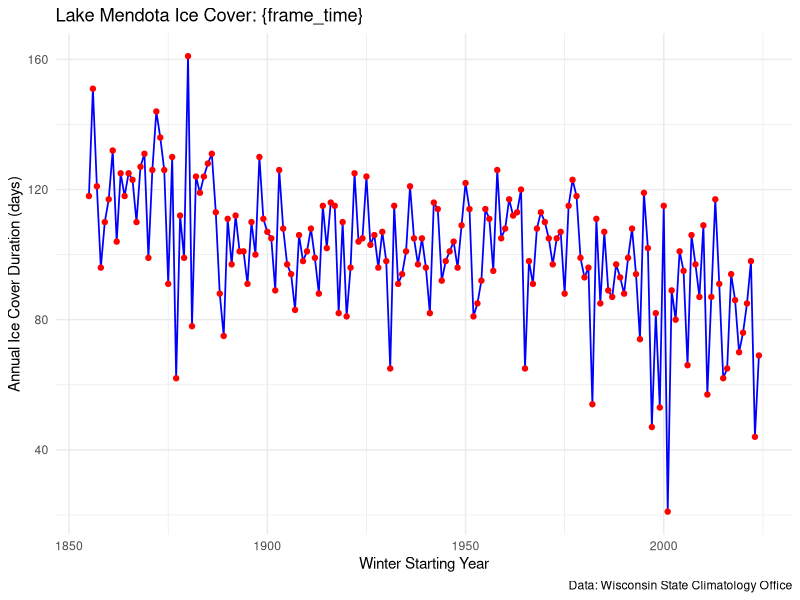

This chart was generated by the following R code: (Note: this script raises an error after producing the figure.)
library(tidyverse)
library(gganimate)

# Load and clean the data
ice_data <- read_csv("lake_mendota_ice.csv") %>%
  rename(
    year_range = Category,
    annual_days = `Annual number of days`,
    avg_5yr = `Five-year running average`
  ) %>%
  mutate(
    year_start = as.numeric(str_sub(year_range, 1, 4))
  ) %>%
  drop_na(annual_days)

# Static plot
p <- ggplot(ice_data, aes(x = year_start, y = annual_days)) +
  geom_line(color = "blue", linewidth = 0.6) +
  geom_point(color = "red", size = 1.5) +
  labs(
    title = 'Lake Mendota Ice Cover: {frame_time}',
    x = 'Winter Starting Year',
    y = 'Annual Ice Cover Duration (days)',
    caption = 'Data: Wisconsin State Climatology Office'
  ) +
  theme_minimal()

animated_plot <- p +
  transition_time(year_start) +
  shadow_mark(past = TRUE, future = FALSE) +  # Leaves a trail of previous years
  ease_aes('linear')


anim <- animate(animated_plot, width = 800, height = 600, duration = 12, renderer = gifski_renderer())
anim
